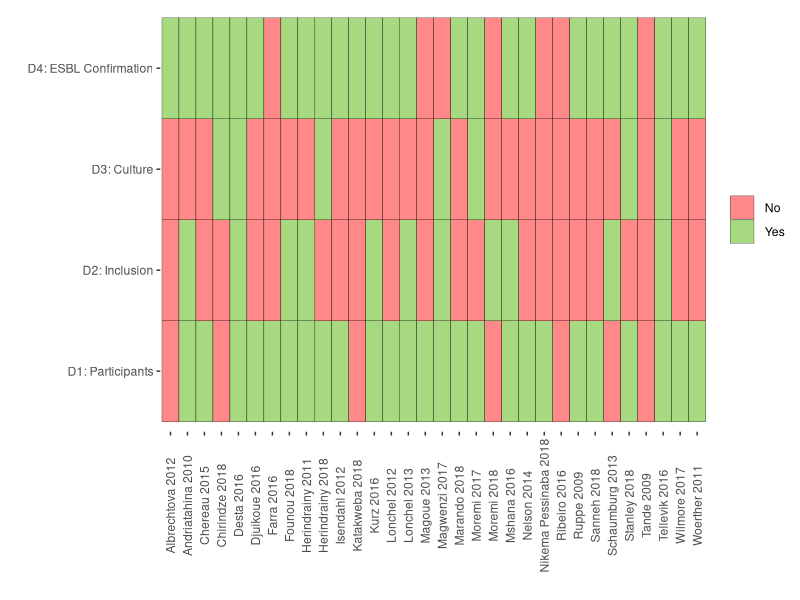

Source code (R):
 # risk of bias plot #

library(tidyverse)
library(reshape2)

df <- read_csv("data/risk_of_biasJL.csv")
names(df)[6:10] <- c("d1_demographics", "d2_inclusion", "d3_micro", "d4_ESBL", "QA")

df$study_name <- paste0(df$first_author, " ", df$year_pub)

df$d3_micro[df$QA == "N"] <- "No"

melt(dplyr::select(df, study_name, d1_demographics, 
                   d2_inclusion, d3_micro, d4_ESBL), id.vars = "study_name") -> df_melt

df_melt$variable <- as.character(df_melt$variable)

df_melt$variable[df_melt$variable == "d1_demographics"] <- "D1: Participants"
df_melt$variable[df_melt$variable == "d2_inclusion"] <- "D2: Inclusion"
df_melt$variable[df_melt$variable == "d3_micro"] <- "D3: Culture"
df_melt$variable[df_melt$variable == "d4_ESBL"] <- "D4: ESBL Confirmation"

ggplot(df_melt, aes(study_name, variable, fill = value)) + 
  geom_tile(alpha = 0.8, colour = "black") +
  theme_classic() +
  theme(axis.text.x = element_text(angle = 90, vjust = 0.5), 
        axis.line = element_blank(), legend.title = element_blank()) + 
  labs(x = "", y = "", legend = "") + 
  scale_fill_manual(values = c("indianred1",  "#91cf60"), labels = c(" No", " Yes")) -> p1

ggsave("figures/risk_of_bias_heatmap.png",p1, device = "png", width = 22, height = 12, units = "cm")
